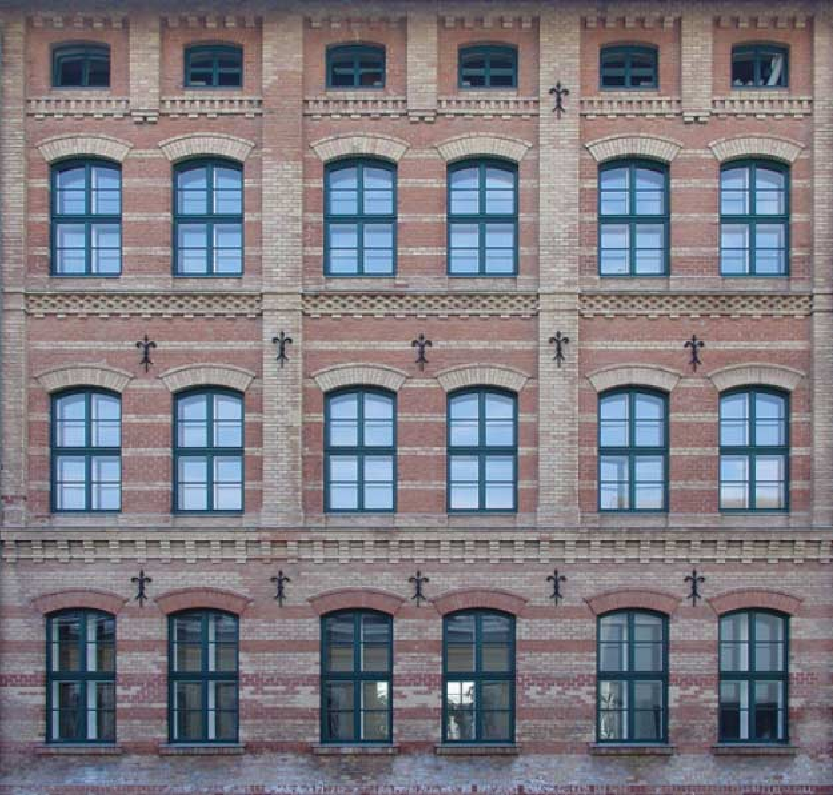
%> input picture compare/FGSR_2019/im1.png, 834 x 796 px
$ octave test_RPCA_image_denoising.m   (GNU Octave 9; MATLAB toolbox functions it lacks are replaced by stand-ins)
%> lines starting %> are read from the running program, lines starting %| are printed output that depends on the picture
clc
clear all
X=imread('im1.png');
%> X is the input picture: size 796x834x3 uint8; mean R, G, B 125.1, 122.9, 130.6
% X=imread('im2.jpg');
% X=imresize(X,0.5);% im1 0.5
X=double(X)/255;
%> X: size 796x834x3 double
% [U,S,V]=svd(X);
%%
figure(1)
imshow(X)
rt=50;
for i=1:3
  [U,S,V]=svd(X(:,:,i));
  Sigma(:,:,i) = S ;
  Xt(:,:,i)=U(:,1:rt)*S(1:rt,1:rt)*V(:,1:rt)';
end
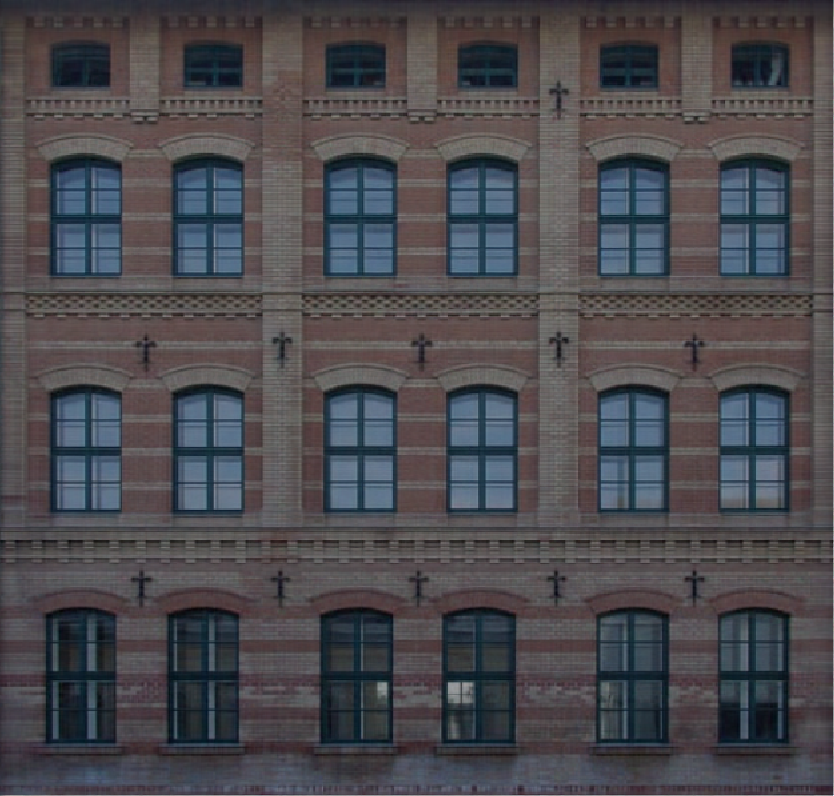
%> Xt: size 796x834x3 double; mean R, G, B 0.491, 0.482, 0.512; mean of the top-left, top-right, bottom-left and bottom-right quarters 0.511, 0.519, 0.469, 0.481; drawn with min black and max white

figure(2)
X=Xt;
imshow(X)
Xn=imnoise(X,'salt & pepper',0.5);
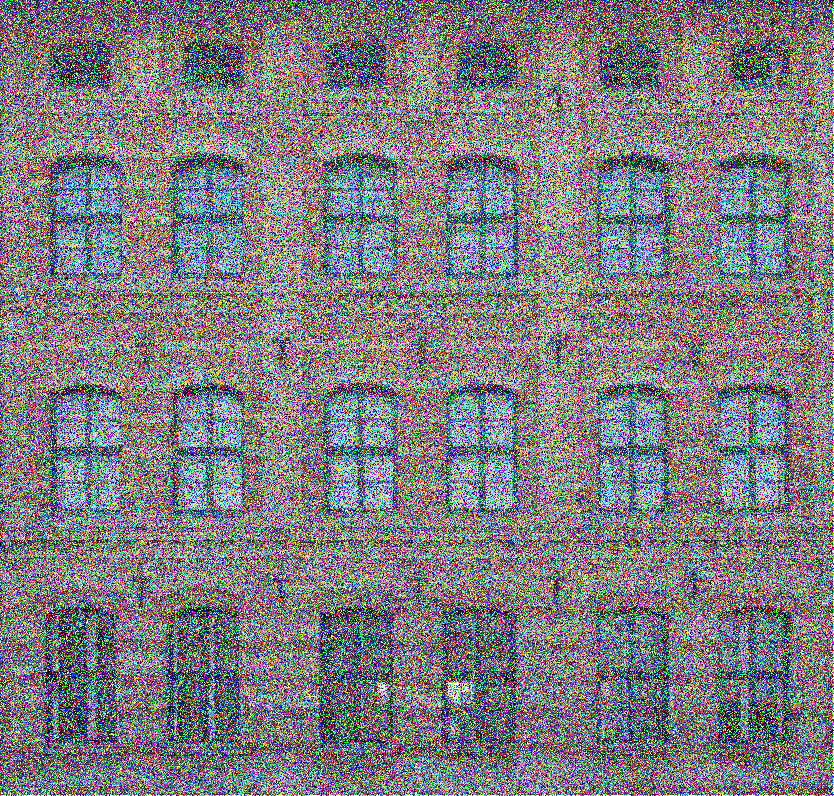
%> Xn: size 796x834x3 double; mean R, G, B 0.495, 0.49, 0.506
figure(3)
imshow(Xn)
%%
r=2*rt;
%% Nuclear norm
par=[0.02 0.03 0.04];
%> (the run ends here)
